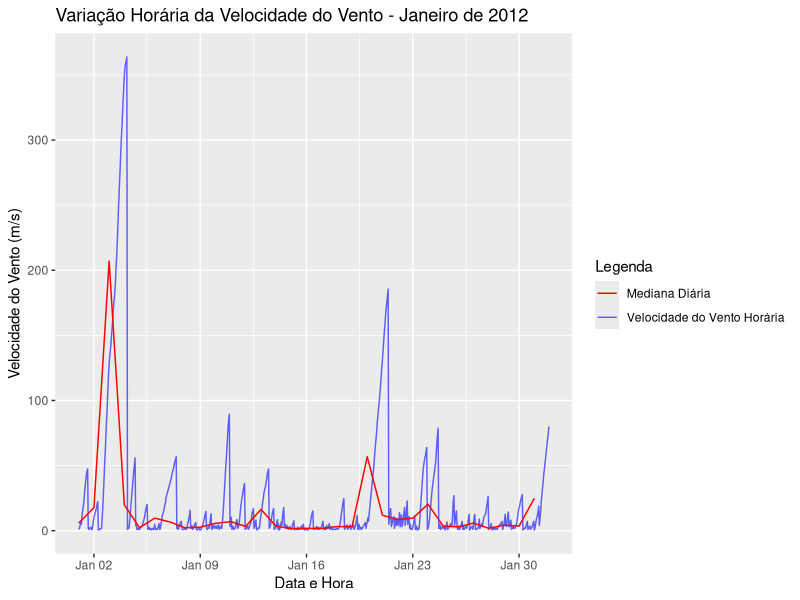

Recreate this plot in R.
# Read the data and extract the desired columns
data = read.csv("Exc3/clima.csv")

# Extract data from the desired date
data$Data = as.POSIXct(data$Data)

data_jan2012 = data[
  format(data$Data, "%Y") == "2012" & format(data$Data, "%m") == "01",
]

# Create a column with date only
data_jan2012$Dia = as.Date(data_jan2012$Data)

# Calculate median
daily_median = aggregate(Velocidade_vento ~ Dia, data = data_jan2012, FUN = median, na.rm = TRUE)

daily_median$Dia = as.POSIXct(daily_median$Dia)

# Create graph
library(ggplot2)

graph = ggplot() +
  # Hourly wind speed
  geom_line(
    data = data_jan2012, 
    aes(x = Data, y = Velocidade_vento, color = "Velocidade do Vento Horária"),
    alpha = 0.6
  ) +
  # Daily median wind speed
  geom_line(
    data = daily_median, 
    aes(x = Dia, y = Velocidade_vento, color = "Mediana Diária")
  ) +
  # Manually set the colors
  scale_color_manual(
    values = c(
      "Velocidade do Vento Horária" = "blue", 
      "Mediana Diária" = "red"
    )
  ) +
  # Set labels and title
  labs(
    title = "Variação Horária da Velocidade do Vento - Janeiro de 2012",
    x = "Data e Hora",
    y = "Velocidade do Vento (m/s)",
    color = "Legenda"
  )

# Save the graph
ggsave("plot.png", graph, width = 10, height = 5)
